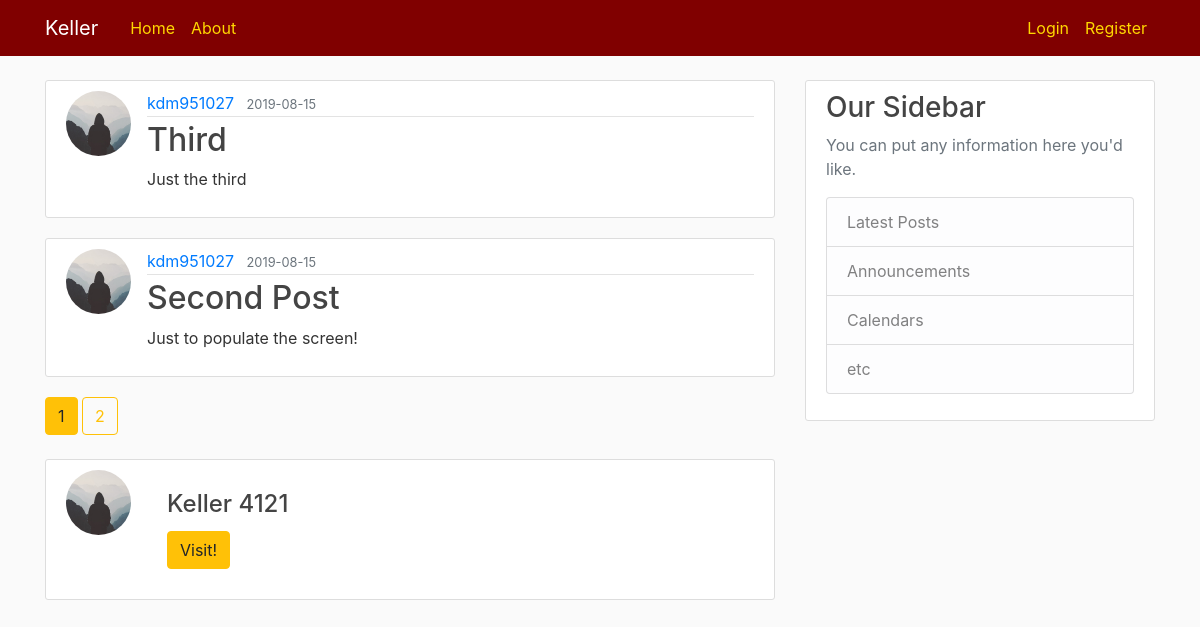
Page /home on the earlier database version.
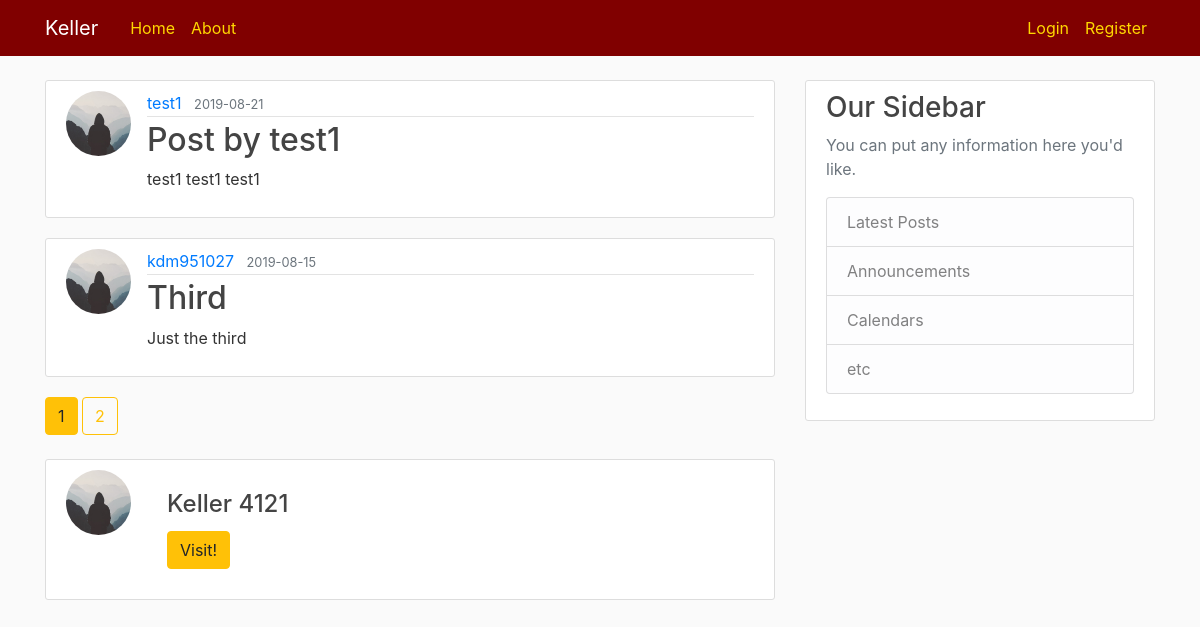
Same page on the later database version.
### flaskblog/models.py (models this page shows, shortened)
class Post(db.Model):
    id = db.Column(db.Integer, primary_key=True)
    title = db.Column(db.String(100), nullable=False)
    date_posted = db.Column(db.DateTime, nullable=False, default=datetime.utcnow)
    content = db.Column(db.Text, nullable=False)
    user_id = db.Column(db.Integer, db.ForeignKey('user.id'), nullable=False)

class User(db.Model, UserMixin):
    id = db.Column(db.Integer, primary_key=True)
    username = db.Column(db.String(20), unique=True, nullable=False)
    email = db.Column(db.String(120), unique=True, nullable=False)
    image_file = db.Column(db.String(20), nullable=False, default='default.jpg')
    password = db.Column(db.String(60), nullable=False)
    posts = db.relationship('Post', backref='author', lazy=True)
    seat_id = db.Column(db.Integer, db.ForeignKey('seat.id'))

class Location(db.Model):
    id = db.Column(db.Integer, primary_key=True)
    name = db.Column(db.String(100), nullable=False)
    image_file = db.Column(db.String(20), nullable=False, default='default.jpg')
    seats = db.relationship('Seat', backref='where', lazy=True)

### flaskblog/main/routes.py (the view)
@main.route("/")
@main.route("/home")
def home():
    page = request.args.get('page', 1, type=int)
    posts = Post.query.order_by(Post.date_posted.desc()).paginate(page=page, per_page=2)
    locations = Location.query.all()
    seats = Seat.query.all()
    return render_template('home.html', posts=posts, locations=locations, seats=seats)

### flaskblog/templates/home.html
{%extends "layout.html"%}
{%block content%}
  {%for post in posts.items%}
    <article class="media content-section">
      <img class="rounded-circle article-img" src="{{ url_for('static', filename='profile_pics/'+post.author.image_file ) }}">
      <div class="media-body">
        <div class="article-metadata">
          <a class="mr-2" href="{{ url_for('users.user_posts', username=post.author.username) }}">{{ post.author.username }}</a>
          <small class="text-muted">{{ post.date_posted.strftime('%Y-%m-%d') }}</small>
        </div>
        <h2><a class="article-title" href="{{ url_for('posts.post', post_id=post.id) }}">{{ post.title }}</a></h2>
        <p class="article-content">{{ post.content }}</p>
      </div>
    </article>
  {% endfor %}
  {% for page_num in posts.iter_pages(left_edge=1, right_edge=1, left_current=1, right_current=2) %}
    {% if page_num %}
      {% if posts.page == page_num %}
        <a class="btn btn-warning mb-4" href="{{ url_for('main.home', page=page_num) }}">{{ page_num }}</a>
      {% else %}
        <a class="btn btn-outline-warning mb-4" href="{{ url_for('main.home', page=page_num) }}">{{ page_num }}</a>
      {% endif %}
    {% else %}
      ...
    {% endif %}
  {% endfor %}
  {%for location in locations%}
    <article class="media content-section">
      <img class="rounded-circle article-img" src="{{ url_for('static', filename='profile_pics/'+location.image_file ) }}" alt="Card image">
      <div class="card-body">
        <h4 class="card-title">{{ location.name }}</h4>
        <a class="mr-2" href="{{ url_for('locations.show_seats', name=location.name) }}"><button type="button" class="btn btn-warning">Visit!</button></a>
    </article>
  {% endfor %}
{%endblock content%}

### flaskblog/templates/layout.html (shortened to what this page needs)
<!DOCTYPE html>
<html>
<head>
  <link rel="stylesheet" href="https://stackpath.bootstrapcdn.com/bootstrap/4.3.1/css/bootstrap.min.css">
  <link rel="stylesheet" href="{{url_for('static', filename='main.css')}}">
</head>
<body>
  <header class="site-header">
  <nav class="navbar navbar-expand-md navbar-dark bg-maroon fixed-top">
    <div class="container">
      <a class="navbar-brand mr-4" href="/">Keller</a>
      <div class="collapse navbar-collapse" id="navbarToggle">
        <div class="navbar-nav mr-auto">
          <a class="nav-item nav-link" href="{{url_for('main.home')}}">Home</a>
          <a class="nav-item nav-link" href="{{url_for('main.about')}}">About</a>
        </div>
        <div class="navbar-nav">
          {% if current_user.is_authenticated %}
          <a class="nav-item nav-link" href="{{url_for('posts.new_post')}}">New Post</a>
            <a class="nav-item nav-link" href="{{url_for('users.logout')}}">Logout</a>
            <a class="nav-item nav-link" href="{{url_for('users.account')}}">Account</a
          {% else %}
            <a class="nav-item nav-link" href="{{url_for('users.login')}}">Login</a>
            <a class="nav-item nav-link" href="{{url_for('users.register')}}">Register</a>
          {% endif %}
        </div>
      </div>
    </div>
  </nav>
</header>
<main role="main" class="container">
  <div class="row">
    <div class="col-md-8">
      {% block content %}{% endblock %}
    </div>
    <div class="col-md-4">
      <div class="content-section">
        <h3>Our Sidebar</h3>
        <p class='text-muted'>You can put any information here you'd like.
          <ul class="list-group">
            <li class="list-group-item list-group-item-light">Latest Posts</li>
            <li class="list-group-item list-group-item-light">Announcements</li>
            <li class="list-group-item list-group-item-light">Calendars</li>
            <li class="list-group-item list-group-item-light">etc</li>
          </ul>
        </p>
      </div>
    </div>
  </div>
</main>
</body>
</html>

### flaskblog/static/main.css (style rules this page uses)
body { background: #fafafa; color: #333333; margin-top: 5rem; }
h1, h2, h3, h4, h5, h6 { color: #444444; }
.bg-maroon { background-color: #800000; }
.site-header .navbar-nav .nav-link { color: #FFD700; }
.content-section { background: #ffffff; padding: 10px 20px; border: 1px solid #dddddd; border-radius: 3px; margin-bottom: 20px; }
.article-title { color: #444444; }
.article-content { white-space: pre-line; }
.article-img { height: 65px; width: 65px; margin-right: 16px; }
.article-metadata { padding-bottom: 1px; margin-bottom: 4px; border-bottom: 1px solid #e3e3e3 }

Differences in the rows shown:
no longer on this page (row unchanged): Post: image_file (placeholder picture), author.username "kdm951027", date_posted "2019-08-15", title "Second Post", content "Just to populate the screen!"
added Post: image_file (placeholder picture), author.username "test1", date_posted "2019-08-21", title "Post by test1", content "test1 test1 test1"
